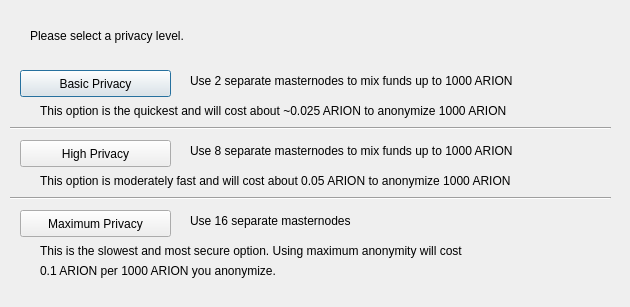
<?xml version="1.0" encoding="UTF-8"?>
<ui version="4.0">
 <class>DarksendConfig</class>
 <widget class="QDialog" name="DarksendConfig">
  <property name="geometry">
   <rect>
    <x>0</x>
    <y>0</y>
    <width>630</width>
    <height>307</height>
   </rect>
  </property>
  <property name="windowTitle">
   <string>Configure PrivateSend</string>
  </property>
  <widget class="QPushButton" name="buttonBasic">
   <property name="geometry">
    <rect>
     <x>20</x>
     <y>70</y>
     <width>151</width>
     <height>27</height>
    </rect>
   </property>
   <property name="text">
    <string>Basic Privacy</string>
   </property>
  </widget>
  <widget class="QPushButton" name="buttonHigh">
   <property name="geometry">
    <rect>
     <x>20</x>
     <y>140</y>
     <width>151</width>
     <height>27</height>
    </rect>
   </property>
   <property name="text">
    <string>High Privacy</string>
   </property>
  </widget>
  <widget class="QPushButton" name="buttonMax">
   <property name="geometry">
    <rect>
     <x>20</x>
     <y>210</y>
     <width>151</width>
     <height>27</height>
    </rect>
   </property>
   <property name="text">
    <string>Maximum Privacy</string>
   </property>
  </widget>
  <widget class="QLabel" name="label">
   <property name="geometry">
    <rect>
     <x>30</x>
     <y>20</y>
     <width>571</width>
     <height>31</height>
    </rect>
   </property>
   <property name="text">
    <string>Please select a privacy level.</string>
   </property>
  </widget>
  <widget class="QLabel" name="label_2">
   <property name="geometry">
    <rect>
     <x>190</x>
     <y>70</y>
     <width>421</width>
     <height>21</height>
    </rect>
   </property>
   <property name="text">
    <string>Use 2 separate masternodes to mix funds up to 1000 ARION</string>
   </property>
  </widget>
  <widget class="QLabel" name="label_3">
   <property name="geometry">
    <rect>
     <x>190</x>
     <y>140</y>
     <width>411</width>
     <height>21</height>
    </rect>
   </property>
   <property name="text">
    <string>Use 8 separate masternodes to mix funds up to 1000 ARION</string>
   </property>
  </widget>
  <widget class="QLabel" name="label_4">
   <property name="geometry">
    <rect>
     <x>190</x>
     <y>210</y>
     <width>421</width>
     <height>21</height>
    </rect>
   </property>
   <property name="text">
    <string>Use 16 separate masternodes</string>
   </property>
  </widget>
  <widget class="QLabel" name="label_6">
   <property name="geometry">
    <rect>
     <x>40</x>
     <y>100</y>
     <width>561</width>
     <height>21</height>
    </rect>
   </property>
   <property name="text">
    <string>This option is the quickest and will cost about ~0.025 ARION to anonymize 1000 ARION</string>
   </property>
  </widget>
  <widget class="QLabel" name="label_7">
   <property name="geometry">
    <rect>
     <x>40</x>
     <y>170</y>
     <width>561</width>
     <height>21</height>
    </rect>
   </property>
   <property name="text">
    <string>This option is moderately fast and will cost about 0.05 ARION to anonymize 1000 ARION</string>
   </property>
  </widget>
  <widget class="QLabel" name="label_8">
   <property name="geometry">
    <rect>
     <x>40</x>
     <y>240</y>
     <width>561</width>
     <height>21</height>
    </rect>
   </property>
   <property name="text">
    <string>This is the slowest and most secure option. Using maximum anonymity will cost</string>
   </property>
  </widget>
  <widget class="QLabel" name="label_9">
   <property name="geometry">
    <rect>
     <x>40</x>
     <y>260</y>
     <width>561</width>
     <height>21</height>
    </rect>
   </property>
   <property name="text">
    <string>0.1 ARION per 1000 ARION you anonymize.</string>
   </property>
  </widget>
  <widget class="Line" name="line">
   <property name="geometry">
    <rect>
     <x>10</x>
     <y>120</y>
     <width>601</width>
     <height>16</height>
    </rect>
   </property>
   <property name="orientation">
    <enum>Qt::Horizontal</enum>
   </property>
  </widget>
  <widget class="Line" name="line_2">
   <property name="geometry">
    <rect>
     <x>10</x>
     <y>190</y>
     <width>601</width>
     <height>16</height>
    </rect>
   </property>
   <property name="orientation">
    <enum>Qt::Horizontal</enum>
   </property>
  </widget>
 </widget>
 <resources/>
 <connections/>
</ui>
